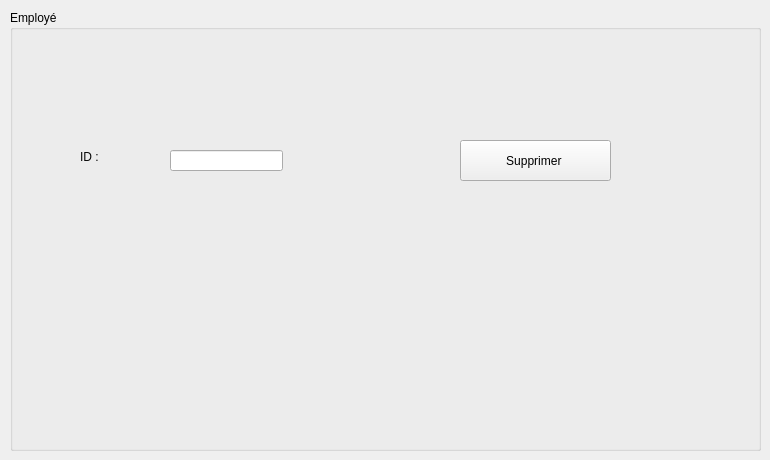
     <widget class="QWidget" name="tab_9">
      <attribute name="icon">
       <iconset>
        <normaloff>../../employerr/téléchargement.png</normaloff>../../employerr/téléchargement.png</iconset>
      </attribute>
      <attribute name="title">
       <string>Supprimer</string>
      </attribute>
      <widget class="QLabel" name="label_11">
       <property name="geometry">
        <rect>
         <x>80</x>
         <y>150</y>
         <width>47</width>
         <height>14</height>
        </rect>
       </property>
       <property name="text">
        <string>&lt;html&gt;&lt;head/&gt;&lt;body&gt;&lt;p&gt;&lt;span style=&quot; color:#070707;&quot;&gt;ID :&lt;/span&gt;&lt;/p&gt;&lt;/body&gt;&lt;/html&gt;</string>
       </property>
      </widget>
      <widget class="QLineEdit" name="lineEdit_10">
       <property name="geometry">
        <rect>
         <x>170</x>
         <y>150</y>
         <width>113</width>
         <height>21</height>
        </rect>
       </property>
      </widget>
      <widget class="QPushButton" name="pushButton_9">
       <property name="geometry">
        <rect>
         <x>460</x>
         <y>140</y>
         <width>151</width>
         <height>41</height>
        </rect>
       </property>
       <property name="text">
        <string>Supprimer </string>
       </property>
       <property name="icon">
        <iconset>
         <normaloff>../../employerr/téléchargement.png</normaloff>../../employerr/téléchargement.png</iconset>
       </property>
      </widget>
      <widget class="QGroupBox" name="groupBox_2">
       <property name="geometry">
        <rect>
         <x>10</x>
         <y>10</y>
         <width>751</width>
         <height>441</height>
        </rect>
       </property>
       <property name="title">
        <string>Employé</string>
       </property>
      </widget>
      <zorder>groupBox_2</zorder>
      <zorder>label_11</zorder>
      <zorder>lineEdit_10</zorder>
      <zorder>pushButton_9</zorder>
     </widget>
